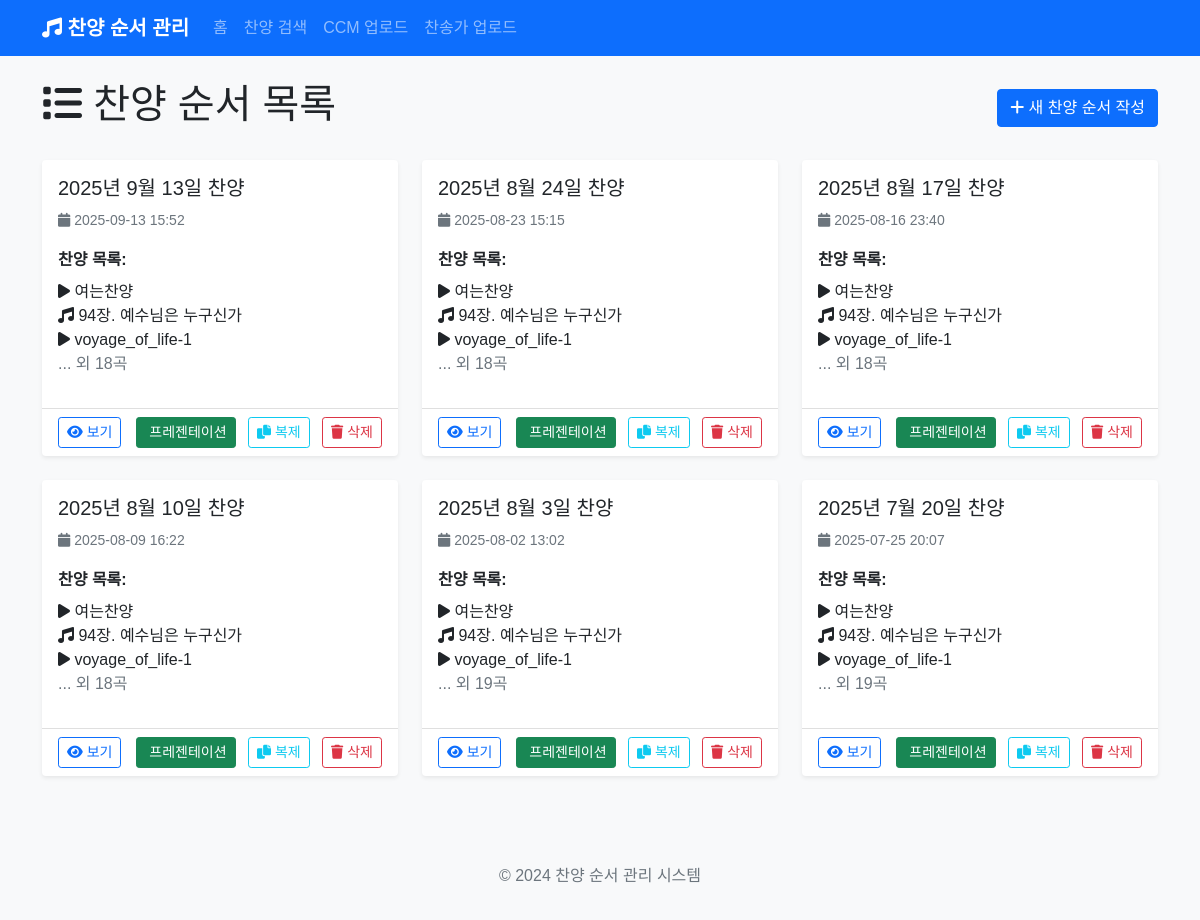
Before: / with the older database file.
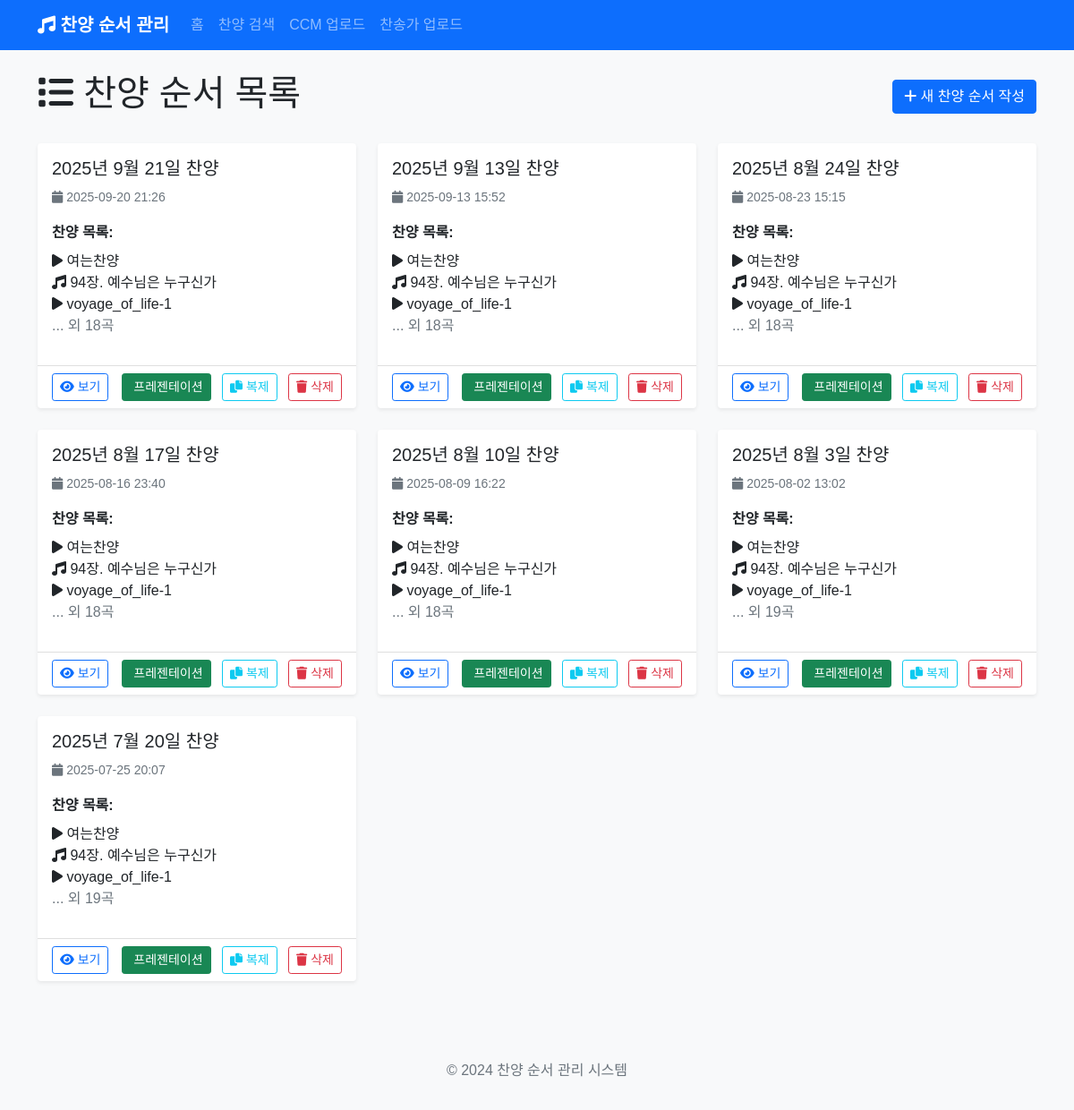
After: the same page with the newer database file.
### app.py (models this page shows)
class PraisePost(db.Model):
    id = db.Column(db.Integer, primary_key=True)
    title = db.Column(db.String(200), nullable=False)
    content = db.Column(db.Text, nullable=False)
    created_at = db.Column(db.DateTime, default=datetime.utcnow)
    songs = db.relationship('Song', backref='praise_post', lazy=True, cascade='all, delete-orphan')
    background_image = db.Column(db.String(500))  # 전체 배경 이미지
    parallax_image = db.Column(db.String(500))  # 패럴랙스 배경 이미지

class Song(db.Model):
    id = db.Column(db.Integer, primary_key=True)
    title = db.Column(db.String(200), nullable=False)
    song_type = db.Column(db.String(50), nullable=False)  # 'hymn', 'ccm', 'section', 'media'
    hymn_number = db.Column(db.String(10))  # 찬송가 번호
    lyrics = db.Column(db.Text)  # 가사
    order = db.Column(db.Integer, nullable=False)
    praise_post_id = db.Column(db.Integer, db.ForeignKey('praise_post.id'), nullable=False)
    section_title = db.Column(db.String(200))  # 섹션 제목 (예: 찬양순서1)
    media_type = db.Column(db.String(50))  # 'image', 'video'
    media_url = db.Column(db.String(500))  # 미디어 파일 경로
    background_image = db.Column(db.String(500))  # 배경 이미지

### app.py (the view)
@app.route('/')
def index():
    posts = PraisePost.query.order_by(PraisePost.created_at.desc()).all()
    return render_template('index.html', posts=posts)

### templates/index.html (shortened to what this page needs)
{% extends "base.html" %}
{% block content %}
<div class="row">
    <div class="col-12">
        <div class="d-flex justify-content-between align-items-center mb-4">
            <h1><i class="fas fa-list"></i> 찬양 순서 목록</h1>
            <a href="{{ url_for('new_post') }}" class="btn btn-primary">
                <i class="fas fa-plus"></i> 새 찬양 순서 작성
            </a>
        </div>
    </div>
</div>
{% if posts %}
<div class="row">
    {% for post in posts %}
    <div class="col-md-6 col-lg-4 mb-4">
        <div class="card h-100 shadow-sm">
            <div class="card-body">
                <h5 class="card-title">{{ post.title }}</h5>
                <p class="card-text text-muted">
                    <small>
                        <i class="fas fa-calendar"></i> {{ post.created_at.strftime('%Y-%m-%d %H:%M') }}
                    </small>
                </p>
                <div class="mb-3">
                    <strong>찬양 목록:</strong>
                    <ul class="list-unstyled mt-2">
                        {% for song in post.songs[:3] %}
                        <li>
                            <i class="fas fa-{{ 'music' if song.song_type == 'hymn' else 'play' }}"></i>
                            {% if song.song_type == 'hymn' %}
                                {{ song.hymn_number }}장. {{ song.title }}
                            {% else %}
                                {{ song.title }}
                            {% endif %}
                        </li>
                        {% endfor %}
                        {% if post.songs|length > 3 %}
                        <li class="text-muted">... 외 {{ post.songs|length - 3 }}곡</li>
                        {% endif %}
                    </ul>
                </div>
            </div>
            <div class="card-footer bg-transparent">
                <div class="d-flex justify-content-between align-items-center">
                    <div>
                        <a href="{{ url_for('view_post', post_id=post.id) }}" class="btn btn-outline-primary btn-sm">
                            <i class="fas fa-eye"></i> 보기
                        </a>
                    </div>
                    <div>
                        <a href="{{ url_for('presentation', post_id=post.id) }}" class="btn btn-success btn-sm me-2" target="_blank">
                             프레젠테이션
                        </a>
                        <button type="button" class="btn btn-outline-info btn-sm me-2" onclick="duplicatePost({{ post.id }}, '{{ post.title }}')" title="복제하기">
                            <i class="fas fa-copy"></i> 복제
                        </button>
                        <button type="button" class="btn btn-outline-danger btn-sm" onclick="confirmDelete({{ post.id }}, '{{ post.title }}')">
                            <i class="fas fa-trash"></i> 삭제
                        </button>
                    </div>
                </div>
            </div>
        </div>
    </div>
    {% endfor %}
</div>
{% endif %}
{% endblock %}

### templates/base.html (shortened to what this page needs)
<!DOCTYPE html>
<html lang="ko">
<head>
    <link href="https://cdn.jsdelivr.net/npm/bootstrap@5.1.3/dist/css/bootstrap.min.css" rel="stylesheet">
    <link href="https://cdnjs.cloudflare.com/ajax/libs/font-awesome/6.0.0/css/all.min.css" rel="stylesheet">
    <link href="{{ url_for('static', filename='css/style.css') }}" rel="stylesheet">
</head>
<body>
    <nav class="navbar navbar-expand-lg navbar-dark bg-primary">
        <div class="container">
            <a class="navbar-brand" href="{{ url_for('index') }}">
                <i class="fas fa-music"></i> 찬양 순서 관리
            </a>
            <div class="collapse navbar-collapse" id="navbarNav">
                <ul class="navbar-nav me-auto">
                    <li class="nav-item">
                        <a class="nav-link" href="{{ url_for('index') }}">홈</a>
                    </li>
                    <li class="nav-item">
                        <a class="nav-link" href="{{ url_for('search') }}">찬양 검색</a>
                    </li>
                    <li class="nav-item">
                        <a class="nav-link" href="{{ url_for('upload_ccm') }}">CCM 업로드</a>
                    </li>
                    <li class="nav-item">
                        <a class="nav-link" href="{{ url_for('upload_hymn') }}">찬송가 업로드</a>
                    </li>
                </ul>
            </div>
        </div>
    </nav>
    <main class="container mt-4">
        {% block content %}{% endblock %}
    </main>
    <footer class="bg-light text-center text-muted py-3 mt-5">
        <div class="container">
            <p>&copy; 2024 찬양 순서 관리 시스템</p>
        </div>
    </footer>
</body>
</html>

### static/css/style.css (style rules this page uses)
body { font-family: 'Noto Sans KR', sans-serif; background-color: #f8f9fa; }
.navbar-brand { font-weight: bold; }
.card { border: none; box-shadow: 0 0.125rem 0.25rem rgba(0, 0, 0, 0.075); transition: box-shadow 0.15s ease-in-out; }
.btn { transition: all 0.15s ease-in-out; }

Changed rows visible on the page:
added PraisePost: title "2025년 9월 21일 찬양", created_at "2025-09-20 21:26", songs|length "18"
added Song: title "여는찬양", shown under "2025년 9월 21일 찬양"
added Song: hymn_number "94", title "예수님은 누구신가", shown under "2025년 9월 21일 찬양"
added Song: title "voyage_of_life-1", shown under "2025년 9월 21일 찬양"
